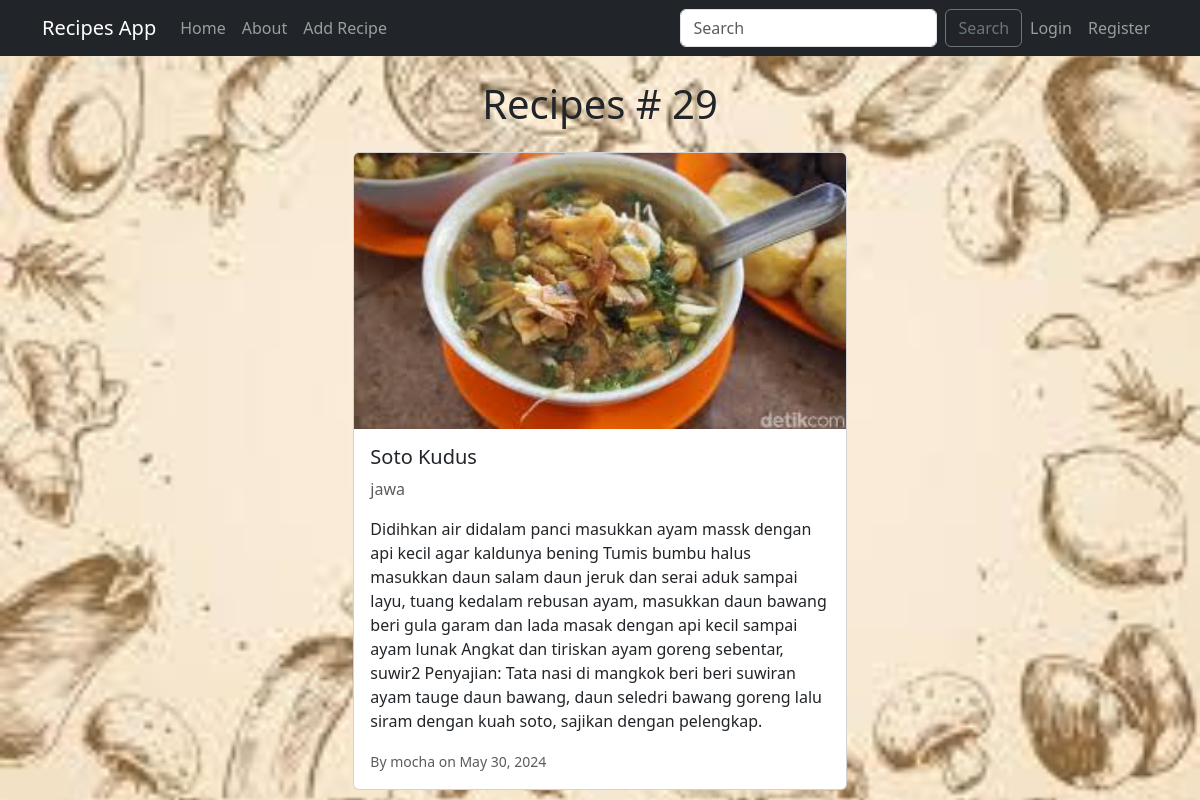
The page /recipe/29/ on the database its author committed.
### recipes/models.py (models this page shows, shortened)
class Recipe(models.Model):
    CATEGORY_CHOICES = [
        ('jawa', 'Jawa'),
        ('kalimantan', 'Kalimantan'),
        ('papua', 'Papua'),
        ('sulawesi', 'Sulawesi'),
        ('sumatra', 'Sumatra'),
    ]
    title = models.CharField(max_length=100)
    description = models.TextField()
    author = models.ForeignKey(User, on_delete=models.CASCADE)
    category = models.CharField(max_length=255, default='uncategorized', choices=CATEGORY_CHOICES)
    created_at = models.DateTimeField(default=timezone.now)
    updated_at = models.DateTimeField(auto_now=True)
    recipe_image = models.ImageField(upload_to='images/')

### recipes/views.py (the view)
# urls.py: path('recipe/<int:pk>/', views.RecipeDetailView.as_view(), name='recipes-detail'),
class RecipeDetailView(DetailView):
    model = Recipe

### recipes/templates/recipes/recipe_detail.html (shortened to what this page needs)
{% extends "recipes/base.html" %}
{% load static %}
{% block content %}
<div class="container-fluid">
  <h1 class="text-center mb-4">Recipes # {{ object.id }}</h1>
  <div class="row justify-content-center">
    <div class="col-md-8">
      <div class="card">
        {% if object.recipe_image %}
          <img src="{{ object.recipe_image.url }}" class="card-img-top" alt="{{ object.title }}">
        {% else %}
          <img src="{% static 'images/default_recipe_image.jpg' %}" class="card-img-top" alt="Default Recipe Image">
        {% endif %}
        <div class="card-body">
          <h5 class="card-title">{{ object.title }}</h5>
          <p class="card-text text-muted">{{ object.category }}</p>
          <p class="card-text">{{ object.description }}</p>
          <p class="card-text"><small class="text-muted">By {{ object.author }} on {{ object.updated_at|date:"F d, Y" }}</small></p>
        </div>
      </div>
    </div>
  </div>
</div>
{% endblock content %}

### rows shown on the page
Recipe: id "29", recipe_image (picture), title "Soto Kudus", category "jawa", description "Didihkan air didalam panci masukkan ayam massk dengan api kecil agar kaldunya bening Tumis bumbu halus masukkan daun salam daun jeruk dan serai aduk sampai layu, tuang kedalam rebusan ayam, masukkan daun bawang beri gula garam dan lada masak dengan api kecil sampai ayam lunak Angkat dan tiriskan ayam goreng sebentar, suwir2 Penyajian: Tata nasi di mangkok beri beri suwiran ayam tauge daun bawang, daun seledri bawang goreng lalu siram dengan kuah soto, sajikan dengan pelengkap.", author "mocha", updated_at "May 30, 2024"
